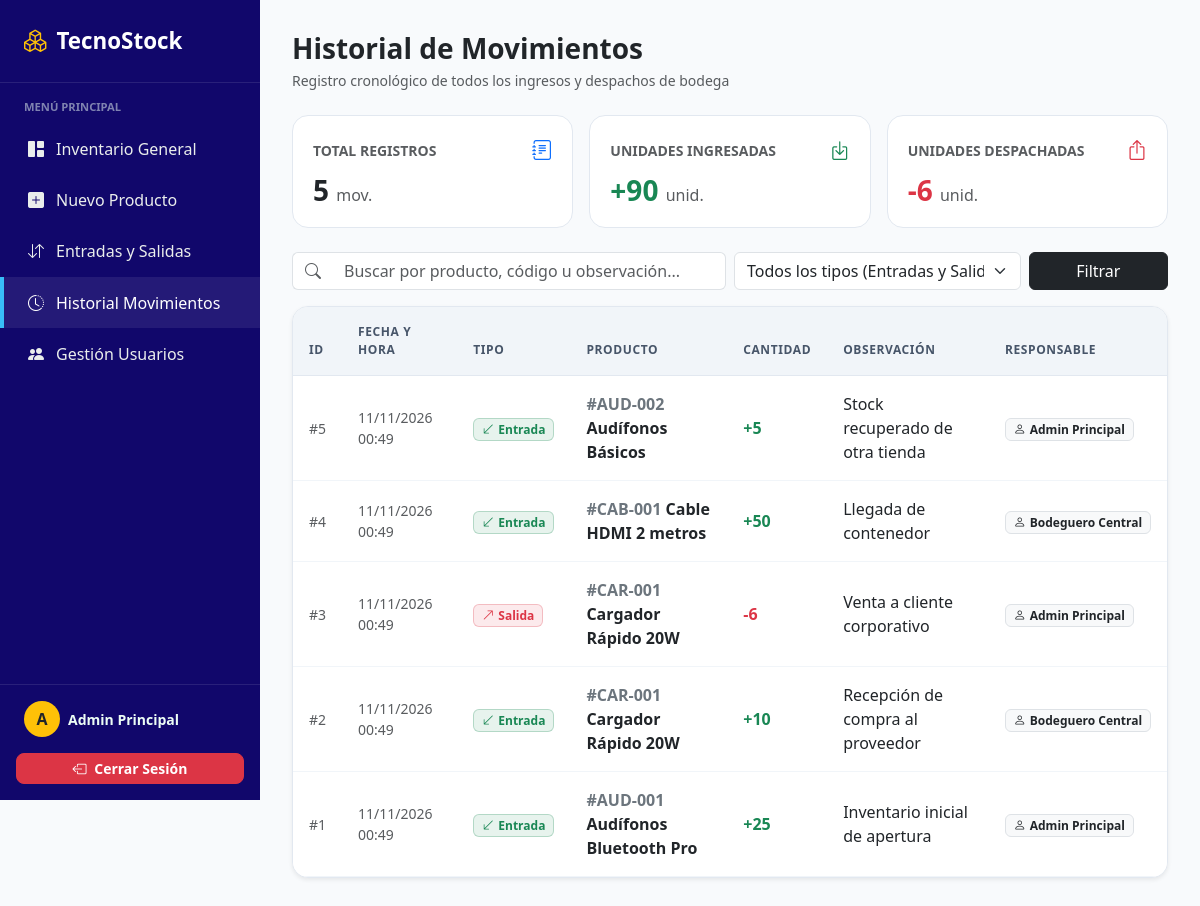
The app's page /movimientos.php (signed in) with its own data.
### tables this page shows
CREATE TABLE Movimiento (
    id_movimiento INT AUTO_INCREMENT PRIMARY KEY,
    fecha_hora TIMESTAMP DEFAULT CURRENT_TIMESTAMP,
    tipo VARCHAR(20) NOT NULL, 
    cantidad INT NOT NULL CHECK (cantidad > 0),
    observacion TEXT,
    id_producto INT NOT NULL,
    id_usuario INT NOT NULL,
    FOREIGN KEY (id_producto) REFERENCES Producto(id_producto),
    FOREIGN KEY (id_usuario) REFERENCES Usuario(id_usuario)
);

CREATE TABLE Producto (
    id_producto INT AUTO_INCREMENT PRIMARY KEY,
    codigo VARCHAR(50) UNIQUE NOT NULL,
    nombre VARCHAR(100) NOT NULL,
    descripcion TEXT,
    precio DECIMAL(10, 2) NOT NULL CHECK (precio >= 0),
    stock_actual INT NOT NULL DEFAULT 0 CHECK (stock_actual >= 0),
    stock_minimo INT NOT NULL DEFAULT 0 CHECK (stock_minimo >= 0),
    estado VARCHAR(20) DEFAULT 'Activo',
    id_categoria INT,
    FOREIGN KEY (id_categoria) REFERENCES Categoria(id_categoria)
);

CREATE TABLE Usuario (
    id_usuario INT AUTO_INCREMENT PRIMARY KEY,
    nombre VARCHAR(100) NOT NULL,
    correo VARCHAR(100) UNIQUE NOT NULL,
    clave VARCHAR(255) NOT NULL,
    estado VARCHAR(20) DEFAULT 'Activo'
);

### movimientos.php (the view, shortened to what this page needs)
<?php
require_once 'conexion.php';
$busqueda = isset($_GET['buscar']) ? trim($_GET['buscar']) : '';
$sql = "SELECT m.*, p.codigo, p.nombre AS producto_nombre, u.nombre AS usuario_nombre
        FROM Movimiento m
        INNER JOIN Producto p ON m.id_producto = p.id_producto
        INNER JOIN Usuario u ON m.id_usuario = u.id_usuario
        WHERE 1=1";
$parametros = [];
$sql .= " ORDER BY m.id_movimiento DESC";
$stmt = $conexion->prepare($sql);
$stmt->execute($parametros);
$movimientos = $stmt->fetchAll(PDO::FETCH_ASSOC);
$total_entradas = 0;
$total_salidas = 0;
foreach ($movimientos as $m) {
    if ($m['tipo'] === 'Entrada') {
        $total_entradas += $m['cantidad'];
    } else {
        $total_salidas += $m['cantidad'];
    }
}
?>
<!DOCTYPE html>
<html lang="es">
<head>
    <link href="https://cdn.jsdelivr.net/npm/bootstrap@5.3.0/dist/css/bootstrap.min.css" rel="stylesheet">
    <link rel="stylesheet" href="https://cdn.jsdelivr.net/npm/bootstrap-icons@1.11.1/font/bootstrap-icons.css">
</head>
<body>
    <aside class="sidebar">
        <a href="panel.php" class="sidebar-brand">
            <i class="bi bi-boxes text-warning"></i>
            <span>TecnoStock</span>
        </a>
        <div class="py-3 flex-grow-1">
            <div class="px-4 pb-2 text-uppercase small opacity-50 fw-bold" style="font-size: 0.7rem;">Menú Principal</div>
            <a href="panel.php" class="nav-link-custom">
                <i class="bi bi-grid-1x2-fill"></i> Inventario General
            </a>
            <a href="crear_producto.php" class="nav-link-custom">
                <i class="bi bi-plus-square-fill"></i> Nuevo Producto
            </a>
            <a href="registrar_movimiento.php" class="nav-link-custom">
                <i class="bi bi-arrow-down-up"></i> Entradas y Salidas
            </a>
            <a href="movimientos.php" class="nav-link-custom active">
                <i class="bi bi-clock-history"></i> Historial Movimientos
            </a>
            <a href="usuarios.php" class="nav-link-custom">
                <i class="bi bi-people-fill"></i> Gestión Usuarios
            </a>
        </div>
        <div class="p-3 border-top border-white border-opacity-10">
            <div class="d-flex align-items-center gap-2 mb-3 px-2">
                <div class="bg-warning text-dark rounded-circle d-flex align-items-center justify-content-center fw-bold" style="width: 36px; height: 36px;">
                    <?php echo strtoupper(substr($_SESSION['nombre'], 0, 1)); ?>
                </div>
                <div class="overflow-hidden">
                    <div class="fw-semibold text-truncate small"><?php echo htmlspecialchars($_SESSION['nombre']); ?></div>
                </div>
            </div>
            <a href="cerrar_sesion.php" class="btn btn-danger btn-sm w-100 rounded-3 fw-semibold">
                <i class="bi bi-box-arrow-left me-1"></i> Cerrar Sesión
            </a>
        </div>
    </aside>
    <main class="main-content">
        <div class="mb-4">
            <h3 class="fw-bold text-dark mb-1">Historial de Movimientos</h3>
            <p class="text-muted small mb-0">Registro cronológico de todos los ingresos y despachos de bodega</p>
        </div>
        <div class="row g-3 mb-4">
            <div class="col-md-4">
                <div class="stat-card">
                    <div class="d-flex justify-content-between align-items-center mb-2">
                        <span class="text-muted small fw-semibold">TOTAL REGISTROS</span>
                        <i class="bi bi-journal-text text-primary fs-5"></i>
                    </div>
                    <h3 class="fw-bold mb-0"><?php echo count($movimientos); ?> <span class="fs-6 fw-normal text-muted">mov.</span></h3>
                </div>
            </div>
            <div class="col-md-4">
                <div class="stat-card">
                    <div class="d-flex justify-content-between align-items-center mb-2">
                        <span class="text-muted small fw-semibold">UNIDADES INGRESADAS</span>
                        <i class="bi bi-box-arrow-in-down text-success fs-5"></i>
                    </div>
                    <h3 class="fw-bold text-success mb-0">+<?php echo number_format($total_entradas, 0, ',', '.'); ?> <span class="fs-6 fw-normal text-muted">unid.</span></h3>
                </div>
            </div>
            <div class="col-md-4">
                <div class="stat-card">
                    <div class="d-flex justify-content-between align-items-center mb-2">
                        <span class="text-muted small fw-semibold">UNIDADES DESPACHADAS</span>
                        <i class="bi bi-box-arrow-up text-danger fs-5"></i>
                    </div>
                    <h3 class="fw-bold text-danger mb-0">-<?php echo number_format($total_salidas, 0, ',', '.'); ?> <span class="fs-6 fw-normal text-muted">unid.</span></h3>
                </div>
            </div>
        </div>
        <form method="GET" action="movimientos.php" class="row g-2 mb-3">
            <div class="col-md-6">
                <div class="input-group">
                    <span class="input-group-text bg-white border-end-0"><i class="bi bi-search text-muted"></i></span>
                    <input type="text" name="buscar" class="form-control border-start-0" placeholder="Buscar por producto, código u observación..." value="<?php echo htmlspecialchars($busqueda); ?>">
                </div>
            </div>
            <div class="col-md-4">
                <select name="tipo" class="form-select">
                    <option value="">Todos los tipos (Entradas y Salidas)</option>
                </select>
            </div>
            <div class="col-md-2 d-flex gap-2">
                <button type="submit" class="btn btn-dark w-100">Filtrar</button>
            </div>
        </form>
        <div class="table-wrapper shadow-sm">
            <div class="table-responsive">
                <table class="table table-hover align-middle mb-0">
                    <thead>
                        <tr>
                            <th>ID</th>
                            <th>Fecha y Hora</th>
                            <th>Tipo</th>
                            <th>Producto</th>
                            <th>Cantidad</th>
                            <th>Observación</th>
                            <th>Responsable</th>
                        </tr>
                    </thead>
                    <tbody>
                        <?php if (count($movimientos) > 0): ?>
                            <?php foreach ($movimientos as $mov): ?>
                                <?php $fecha_reg = $mov['fecha_movimiento'] ?? $mov['fecha'] ?? $mov['fecha_hora'] ?? 'now'; ?>
                                <tr>
                                    <td class="text-muted small">#<?php echo $mov['id_movimiento']; ?></td>
                                    <td class="text-muted small"><?php echo date('d/m/Y H:i', strtotime($fecha_reg)); ?></td>
                                    <td>
                                        <?php if ($mov['tipo'] === 'Entrada'): ?>
                                            <span class="badge bg-success bg-opacity-10 text-success border border-success border-opacity-25 px-2 py-1">
                                                <i class="bi bi-arrow-down-left me-1"></i>Entrada
                                            </span>
                                        <?php else: ?>
                                            <span class="badge bg-danger bg-opacity-10 text-danger border border-danger border-opacity-25 px-2 py-1">
                                                <i class="bi bi-arrow-up-right me-1"></i>Salida
                                            </span>
                                        <?php endif; ?>
                                    </td>
                                    <td>
                                        <span class="fw-bold text-secondary">#<?php echo htmlspecialchars($mov['codigo']); ?></span>
                                        <span class="fw-semibold text-dark"><?php echo htmlspecialchars($mov['producto_nombre']); ?></span>
                                    </td>
                                    <td class="fw-bold fs-6 <?php echo $mov['tipo'] === 'Entrada' ? 'text-success' : 'text-danger'; ?>">
                                        <?php echo ($mov['tipo'] === 'Entrada' ? '+' : '-') . $mov['cantidad']; ?>
                                    </td>
                                    <td><?php echo htmlspecialchars($mov['observacion']); ?></td>
                                    <td>
                                        <span class="badge bg-light text-dark border">
                                            <i class="bi bi-person me-1"></i><?php echo htmlspecialchars($mov['usuario_nombre']); ?>
                                        </span>
                                    </td>
                                </tr>
                            <?php endforeach; ?>
                        <?php else: ?>
                            <tr>
                                <td colspan="7" class="text-center py-5 text-muted">No se encontraron movimientos registrados.</td>
                            </tr>
                        <?php endif; ?>
                    </tbody>
                </table>
            </div>
        </div>
    </main>
</body>
</html>

### movimientos.php (style rules this page uses)
body { background-color: #f8fafc; font-family: 'Segoe UI', system-ui, sans-serif; overflow-x: hidden; }
.sidebar { width: 260px; min-height: 100vh; background-color: #11076b; color: #ecfdf5; position: fixed; top: 0; left: 0; display: flex; flex-direction: column; z-index: 1000; }
.sidebar-brand { padding: 1.5rem; font-size: 1.4rem; font-weight: 700; border-bottom: 1px solid rgba(255,255,255,0.1); color: #ffffff; text-decoration: none; display: flex; align-items: center; gap: 10px; }
.nav-link-custom { color: #eaeeec; padding: 0.85rem 1.5rem; display: flex; align-items: center; gap: 12px; text-decoration: none; font-weight: 500; transition: all 0.2s; border-left: 4px solid transparent; }
.nav-link-custom:hover, .nav-link-custom.active { background-color: rgba(255,255,255,0.08); color: #ffffff; border-left-color: #38bdf8; }
.main-content { margin-left: 260px; padding: 2rem; }
.stat-card { background: #ffffff; border: 1px solid #e2e8f0; border-radius: 16px; padding: 1.25rem; }
.table-wrapper { background: #ffffff; border: 1px solid #e2e8f0; border-radius: 16px; overflow: hidden; }
.table thead th { background-color: #f1f5f9; color: #475569; font-size: 0.75rem; text-transform: uppercase; letter-spacing: 0.05em; border-bottom: 1px solid #e2e8f0; padding: 1rem; }
.table tbody td { padding: 1rem; border-bottom: 1px solid #f1f5f9; }

### records on screen
movimiento: id_movimiento "5", fecha_hora "11/11/2026 00:49", tipo "Entrada" (drawn), id_producto.codigo "AUD-002", id_producto.nombre "Audífonos Básicos", cantidad "5", observacion "Stock recuperado de otra tienda", id_usuario.nombre "Admin Principal"
movimiento: id_movimiento "4", fecha_hora "11/11/2026 00:49", tipo "Entrada" (drawn), id_producto.codigo "CAB-001", id_producto.nombre "Cable HDMI 2 metros", cantidad "50", observacion "Llegada de contenedor", id_usuario.nombre "Bodeguero Central"
movimiento: id_movimiento "3", fecha_hora "11/11/2026 00:49", tipo "Salida" (drawn), id_producto.codigo "CAR-001", id_producto.nombre "Cargador Rápido 20W", cantidad "6", observacion "Venta a cliente corporativo", id_usuario.nombre "Admin Principal"
movimiento: id_movimiento "2", fecha_hora "11/11/2026 00:49", tipo "Entrada" (drawn), id_producto.codigo "CAR-001", id_producto.nombre "Cargador Rápido 20W", cantidad "10", observacion "Recepción de compra al proveedor", id_usuario.nombre "Bodeguero Central"
movimiento: id_movimiento "1", fecha_hora "11/11/2026 00:49", tipo "Entrada" (drawn), id_producto.codigo "AUD-001", id_producto.nombre "Audífonos Bluetooth Pro", cantidad "25", observacion "Inventario inicial de apertura", id_usuario.nombre "Admin Principal"

### other values on screen
substr($_SESSION['nombre'], 0, 1) "A"
$_SESSION['nombre'] "Admin Principal"
count($movimientos) "5"
$total_entradas "90"
$total_salidas "6"
